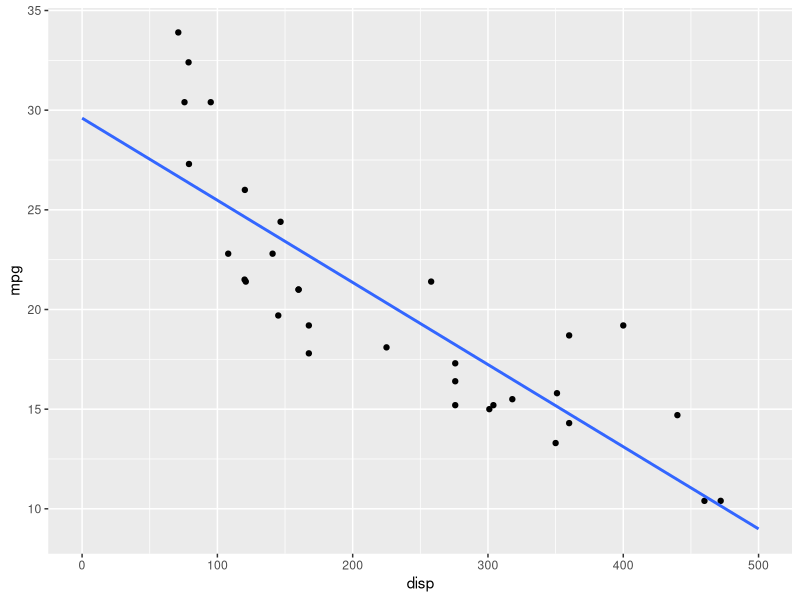

The R source for this figure: (Note: this script raises an error after producing the figure.)
## ---- chunk 1
knitr::opts_chunk$set(comment = "", message=F, warning=F)
library(ggplot2)
library(dplyr)
library(patchwork)
## ---- chunk 2
ggplot(mtcars, aes(disp, mpg)) + 
  geom_point() +
  xlim(0, 500) +
  geom_smooth(method = "lm", se = FALSE, fullrange=T)
## ---- chunk 3
(fit <- lm(mpg ~ disp, mtcars))
## ---- chunk 4
str(fit)
## ---- chunk 5
summary(fit)
## ---- chunk 6
str(summary(fit))
## ---- chunk 7
fit$coef
summary(fit)$r.squared
## ---- chunk 8
knitr::include_graphics("pics/dummies.png")
## ---- chunk 9
coef(lm(mpg ~ factor(am), mtcars))
## ---- chunk 10
ggplot(mtcars, aes(am, mpg)) + 
  geom_point() +
  geom_smooth(method = "lm", se = FALSE)
## ---- chunk 11
lm(mpg ~ factor(gear), mtcars)
## ---- chunk 12
mtcars %>% filter(gear != 5) %>%  
    ggplot(aes(gear, mpg)) + 
    geom_point() + 
    geom_smooth(method = "lm", se = F) + 
    scale_x_continuous(breaks = c(3, 4)) +
  
mtcars %>% filter(gear != 4) %>% 
    ggplot(aes(gear, mpg)) + 
    geom_point() + 
    geom_smooth(method = "lm", se = F) + 
    scale_x_continuous(breaks = c(3, 5))
## ---- chunk 13
ggplot(mtcars, aes(gear, mpg)) + geom_point()+geom_smooth(method="lm", se=F) +  
    scale_x_continuous(breaks = 3:5)
## ---- chunk 14
anova(lm(mpg ~ 1, mtcars),
      lm(mpg ~ gear, mtcars),
      lm(mpg ~ factor(gear), mtcars))
## ---- chunk 15
lm(mpg ~ disp, mtcars)$coef %>% round(3)

lm(mpg ~ gear, mtcars)$coef %>% round(3)

lm(mpg ~ disp + gear, mtcars)$coef %>% round(3)
## ---- chunk 16
lm(mpg ~ disp * factor(am), mtcars) 
## ---- chunk 17
ggplot(mtcars, aes(disp, mpg, col = factor(am))) + 
  geom_point() + 
  geom_smooth(method = "lm", se=F)
## ---- chunk 18
full_join(
tibble::rownames_to_column(data.frame("main effects"=lm(mpg ~ disp + factor(am), mtcars)$coef)),
tibble::rownames_to_column(data.frame(interaction=lm(mpg ~ disp * factor(am), mtcars)$coef)))

## ---- chunk 19
ggplot(mtcars, aes(disp, mpg, col = factor(gear))) + 
  geom_point() + 
  geom_line(aes(y = predict(lm(mpg ~ disp + factor(gear), mtcars))), linewidth = 1) +    
  ggtitle("main effects model") +

ggplot(mtcars, aes(disp, mpg, col = factor(gear))) +
  geom_point() +
  geom_smooth(method = "lm", se = F, fullrange = T) +
  ylim(c(10, 35)) +
  ggtitle("interaction model")
## ---- chunk 20
anova(lm(mpg ~ disp + factor(gear), mtcars),
      lm(mpg ~ disp * factor(gear), mtcars))
